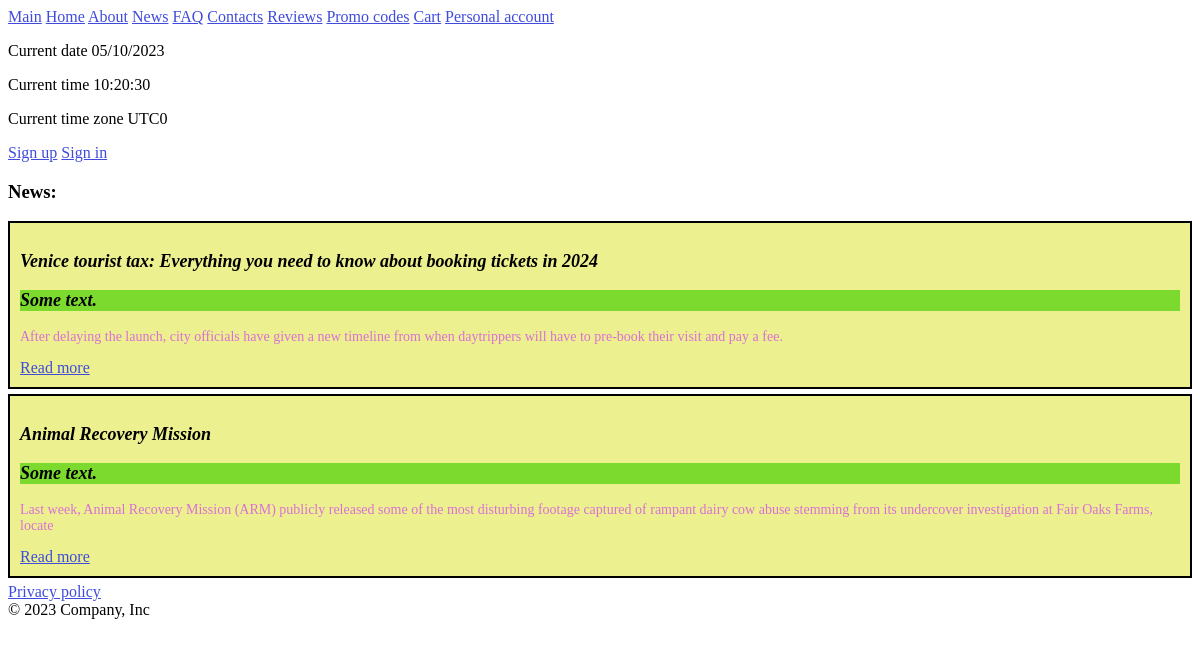
Screenshot of /info/news with the database file from the repository.
### info/models.py (models this page shows)
class News(models.Model):
    name = models.CharField(max_length=100)
    brief_description = models.CharField(max_length=200)
    url = models.URLField()

### info/views.py (the view)
# urls.py: path('news', views.news_view, name='news_view'),
def news_view(request):
    news = News.objects.all()
    return render(request, "news.html", {'news': news})

### info/templates/news.html (shortened to what this page needs)
{% extends "base.html" %}
{% load static %}
{% block additional_head %}
<link href="{% static 'css/news.css' %}" rel="stylesheet">
{% endblock %}
{% block content %}
<h3>News:</h3>
<section>
    {% for n in news %}
    <article class="news" itemscope itemtype="https://schema.org/NewsArticle">
        <div>
            <h3 itemprop="headline">{{ n.name }}</h3>
        </div>
        <h3>Some text.</h3>
        <div class="news_description">
            <p itemprop="description">{{ n.brief_description }}</p>
        </div>
        <a href={{ n.url }}>Read more</a>
    </article>
    {% endfor %}
</section>
{% endblock %}

### static/css/base.css (style rules this page uses)
a:link { color:rgb(63, 76, 219); }

### static/css/news.css (style rules this page uses)
.news { background-color: #edf08e; padding: 10px; margin-bottom: 5px; border: 2px; border-style: solid; }
article > h3 { background-color: rgb(124, 218, 47); }
article h3 { font-size: 18px; font-style: italic; }
div.news_description { font-size: 14px; color: orchid; }

### rows the page displays
News: name "Venice tourist tax: Everything you need to know about booking tickets in 2024", brief_description "After delaying the launch, city officials have given a new timeline from when daytrippers will have to pre-book their visit and pay a fee."
News: name "Animal Recovery Mission", brief_description "Last week, Animal Recovery Mission (ARM) publicly released some of the most disturbing footage captured of rampant dairy cow abuse stemming from its undercover investigation at Fair Oaks Farms, locate"
